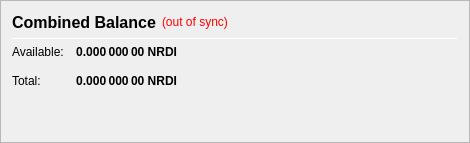
                   <widget class="QFrame" name="frame_CombinedBalances">
                    <property name="minimumSize">
                     <size>
                      <width>470</width>
                      <height>0</height>
                     </size>
                    </property>
                    <property name="frameShape">
                     <enum>QFrame::StyledPanel</enum>
                    </property>
                    <property name="frameShadow">
                     <enum>QFrame::Raised</enum>
                    </property>
                    <layout class="QVBoxLayout" name="verticalLayout_5">
                     <item>
                      <layout class="QHBoxLayout" name="horizontalLayout_5" stretch="0,0,0">
                       <item>
                        <widget class="QLabel" name="label_5z">
                         <property name="minimumSize">
                          <size>
                           <width>0</width>
                           <height>20</height>
                          </size>
                         </property>
                         <property name="font">
                          <font>
                           <pointsize>12</pointsize>
                           <weight>75</weight>
                           <bold>true</bold>
                          </font>
                         </property>
                         <property name="toolTip">
                          <string>Combined Balance (including unconfirmed and immature coins)</string>
                         </property>
                         <property name="text">
                          <string>Combined Balance</string>
                         </property>
                        </widget>
                       </item>
                       <item>
                        <widget class="QLabel" name="labelWalletStatus">
                         <property name="cursor">
                          <cursorShape>WhatsThisCursor</cursorShape>
                         </property>
                         <property name="toolTip">
                          <string>The displayed information may be out of date. Your wallet automatically synchronizes with the NRDI network after a connection is established, but this process has not completed yet.</string>
                         </property>
                         <property name="styleSheet">
                          <string notr="true">QLabel { color: red; }</string>
                         </property>
                         <property name="text">
                          <string notr="true">(out of sync)</string>
                         </property>
                         <property name="alignment">
                          <set>Qt::AlignLeading|Qt::AlignLeft|Qt::AlignVCenter</set>
                         </property>
                        </widget>
                       </item>
                       <item>
                        <spacer name="horizontalSpacer_1">
                         <property name="orientation">
                          <enum>Qt::Horizontal</enum>
                         </property>
                         <property name="sizeHint" stdset="0">
                          <size>
                           <width>40</width>
                           <height>20</height>
                          </size>
                         </property>
                        </spacer>
                       </item>
                      </layout>
                     </item>
                     <item>
                      <widget class="Line" name="line_CombinedBalance">
                       <property name="minimumSize">
                        <size>
                         <width>0</width>
                         <height>1</height>
                        </size>
                       </property>
                       <property name="maximumSize">
                        <size>
                         <width>16777215</width>
                         <height>1</height>
                        </size>
                       </property>
                       <property name="orientation">
                        <enum>Qt::Horizontal</enum>
                       </property>
                      </widget>
                     </item>
                     <item>
                      <layout class="QGridLayout" name="gridLayout_3">
                       <property name="spacing">
                        <number>12</number>
                       </property>
                       <item row="1" column="0">
                        <widget class="QLabel" name="labelBalanceTextz">
                         <property name="text">
                          <string>Available:</string>
                         </property>
                        </widget>
                       </item>
                       <item row="1" column="1">
                        <widget class="QLabel" name="labelBalancez">
                         <property name="font">
                          <font>
                           <weight>75</weight>
                           <bold>true</bold>
                          </font>
                         </property>
                         <property name="cursor">
                          <cursorShape>IBeamCursor</cursorShape>
                         </property>
                         <property name="toolTip">
                          <string>Your current spendable balance</string>
                         </property>
                         <property name="text">
                          <string notr="true">0.000 000 00 NRDI</string>
                         </property>
                         <property name="alignment">
                          <set>Qt::AlignRight|Qt::AlignTrailing|Qt::AlignVCenter</set>
                         </property>
                         <property name="textInteractionFlags">
                          <set>Qt::LinksAccessibleByMouse|Qt::TextSelectableByKeyboard|Qt::TextSelectableByMouse</set>
                         </property>
                        </widget>
                       </item>
                       <item row="2" column="0">
                        <widget class="QLabel" name="labelTotalTextz">
                         <property name="text">
                          <string>Total:</string>
                         </property>
                        </widget>
                       </item>
                       <item row="2" column="1">
                        <widget class="QLabel" name="labelTotalz">
                         <property name="font">
                          <font>
                           <weight>75</weight>
                           <bold>true</bold>
                          </font>
                         </property>
                         <property name="cursor">
                          <cursorShape>IBeamCursor</cursorShape>
                         </property>
                         <property name="toolTip">
                          <string>Total Balance, including all unavailable coins.</string>
                         </property>
                         <property name="text">
                          <string notr="true">0.000 000 00 NRDI</string>
                         </property>
                         <property name="alignment">
                          <set>Qt::AlignRight|Qt::AlignTrailing|Qt::AlignVCenter</set>
                         </property>
                         <property name="textInteractionFlags">
                          <set>Qt::LinksAccessibleByMouse|Qt::TextSelectableByKeyboard|Qt::TextSelectableByMouse</set>
                         </property>
                        </widget>
                       </item>
                       <item row="2" column="3">
                        <spacer name="horizontalSpacer_2">
                         <property name="orientation">
                          <enum>Qt::Horizontal</enum>
                         </property>
                         <property name="sizeHint" stdset="0">
                          <size>
                           <width>40</width>
                           <height>20</height>
                          </size>
                         </property>
                        </spacer>
                       </item>
                      </layout>
                     </item>
                     <item>
                      <spacer name="verticalSpacer_1">
                       <property name="orientation">
                        <enum>Qt::Vertical</enum>
                       </property>
                       <property name="sizeHint" stdset="0">
                        <size>
                         <width>20</width>
                         <height>40</height>
                        </size>
                       </property>
                      </spacer>
                     </item>
                    </layout>
                   </widget>
